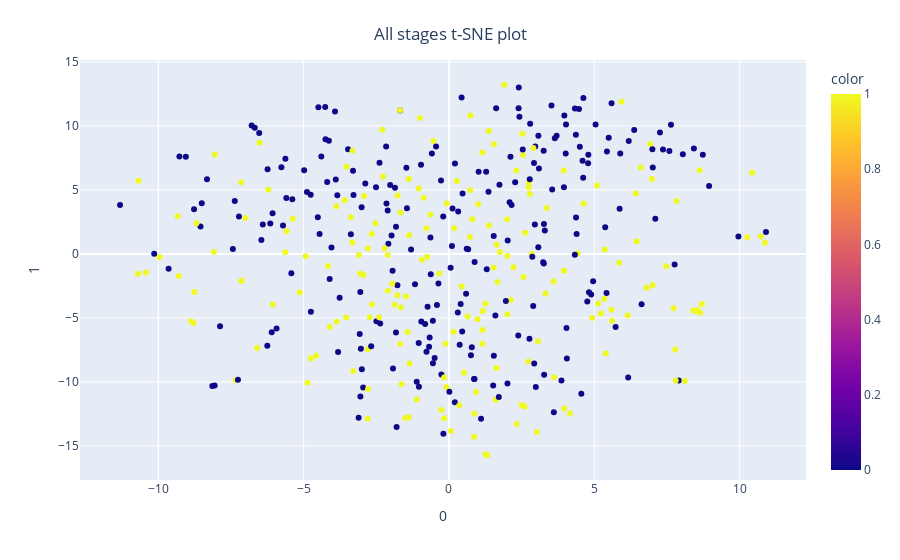

Source (notebook cell):
### Code cell
from sklearn.manifold import TSNE
import plotly.express as px


features = X

tsne = TSNE(n_components=2, random_state=0)
projections = tsne.fit_transform(features)

fig = px.scatter(
    projections, x=0, y=1,
    color=y
)

fig.update_layout(
    title={
        'text': "All stages t-SNE plot",
        'y':0.95,
        'x':0.5,
        'xanchor': 'center',
        'yanchor': 'top'})

fig.show()

### Figure 1 — Plotly figure (JSON) as saved in the notebook; plotly's stock layout.template omitted (floating-point values rounded to 4 significant figures; data arrays with more than 128 entries replaced by an {"elided": "..."} marker saying what was removed)
{"data": [{"hovertemplate": "0=%{x}<br>1=%{y}<br>color=%{marker.color}<extra></extra>", "legendgroup": "", "marker": {"color": {"elided": "422 int values"}, "coloraxis": "coloraxis", "symbol": "circle"}, "mode": "markers", "name": "", "orientation": "v", "showlegend": false, "type": "scatter", "x": {"elided": "422 float values"}, "xaxis": "x", "y": {"elided": "422 float values"}, "yaxis": "y"}], "layout": {"autosize": true, "coloraxis": {"colorbar": {"title": {"text": "color"}}, "colorscale": [[0, "#0d0887"], [0.1111, "#46039f"], [0.2222, "#7201a8"], [0.3333, "#9c179e"], [0.4444, "#bd3786"], [0.5556, "#d8576b"], [0.6667, "#ed7953"], [0.7778, "#fb9f3a"], [0.8889, "#fdca26"], [1, "#f0f921"]]}, "legend": {"tracegroupgap": 0}, "margin": {"t": 60}, "title": {"text": "All stages t-SNE plot", "x": 0.5, "xanchor": "center", "y": 0.95, "yanchor": "top"}, "xaxis": {"anchor": "y", "autorange": true, "domain": [0, 1], "range": [-12.7, 12.29], "title": {"text": "0"}, "type": "linear"}, "yaxis": {"anchor": "x", "autorange": true, "domain": [0, 1], "range": [-17.96, 15.46], "title": {"text": "1"}, "type": "linear"}}}
